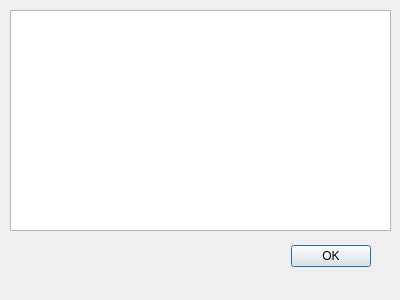
<?xml version="1.0" encoding="UTF-8"?>
<ui version="4.0">
 <class>AboutWindow</class>
 <widget class="QDialog" name="AboutWindow">
  <property name="geometry">
   <rect>
    <x>0</x>
    <y>0</y>
    <width>400</width>
    <height>300</height>
   </rect>
  </property>
  <property name="minimumSize">
   <size>
    <width>400</width>
    <height>300</height>
   </size>
  </property>
  <property name="maximumSize">
   <size>
    <width>400</width>
    <height>300</height>
   </size>
  </property>
  <property name="windowTitle">
   <string>Dialog</string>
  </property>
  <widget class="QDialogButtonBox" name="buttonBox">
   <property name="geometry">
    <rect>
     <x>30</x>
     <y>240</y>
     <width>341</width>
     <height>32</height>
    </rect>
   </property>
   <property name="orientation">
    <enum>Qt::Horizontal</enum>
   </property>
   <property name="standardButtons">
    <set>QDialogButtonBox::Ok</set>
   </property>
  </widget>
  <widget class="QPlainTextEdit" name="aboutText">
   <property name="geometry">
    <rect>
     <x>10</x>
     <y>10</y>
     <width>381</width>
     <height>221</height>
    </rect>
   </property>
  </widget>
 </widget>
 <resources/>
 <connections>
  <connection>
   <sender>buttonBox</sender>
   <signal>accepted()</signal>
   <receiver>AboutWindow</receiver>
   <slot>accept()</slot>
   <hints>
    <hint type="sourcelabel">
     <x>248</x>
     <y>254</y>
    </hint>
    <hint type="destinationlabel">
     <x>157</x>
     <y>274</y>
    </hint>
   </hints>
  </connection>
  <connection>
   <sender>buttonBox</sender>
   <signal>rejected()</signal>
   <receiver>AboutWindow</receiver>
   <slot>reject()</slot>
   <hints>
    <hint type="sourcelabel">
     <x>316</x>
     <y>260</y>
    </hint>
    <hint type="destinationlabel">
     <x>286</x>
     <y>274</y>
    </hint>
   </hints>
  </connection>
 </connections>
</ui>
